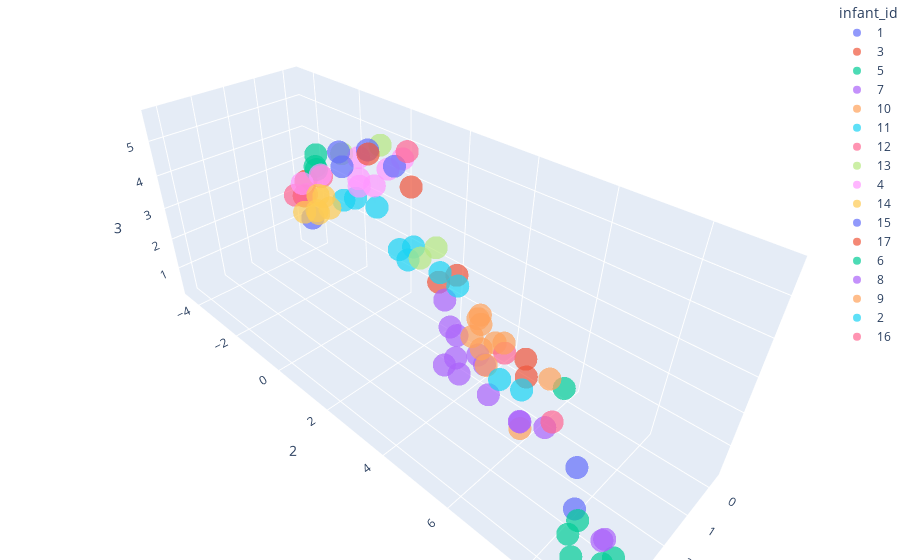

Write notebook code for a chart like this one.
### Markdown cell above
### Infant clustering

### Code cell
fig = px.scatter_3d(umap_braycurtis_metadata_samples3_merged,
                    x=1,
                    y=2,
                    z=3,
                    color='infant_id',
                    opacity=0.7)

fig.update_layout(margin=dict(l=0, r=0, b=0, t=0))
fig.show()

### Figure 1 — Plotly figure (JSON) as saved in the notebook; plotly's stock layout.template omitted (floating-point values rounded to 4 significant figures)
{"data": [{"hovertemplate": "infant_id=1<br>1=%{x}<br>2=%{y}<br>3=%{z}<extra></extra>", "legendgroup": "1", "marker": {"color": "#636efa", "opacity": 0.7, "symbol": "circle"}, "mode": "markers", "name": "1", "scene": "scene", "showlegend": true, "type": "scatter3d", "x": [3.098, 2.175, 0.4828], "y": [8.145, 7.591, -3.368], "z": [0.8324, 0.8035, 1.684]}, {"hovertemplate": "infant_id=3<br>1=%{x}<br>2=%{y}<br>3=%{z}<extra></extra>", "legendgroup": "3", "marker": {"color": "#EF553B", "opacity": 0.7, "symbol": "circle"}, "mode": "markers", "name": "3", "scene": "scene", "showlegend": true, "type": "scatter3d", "x": [2.488, 1.258, 1.216, 2.149, 0.1983, 0.01031], "y": [3.801, 5.504, 5.402, 4.015, -3.943, -4.379], "z": [3.846, 1.393, 1.852, 3.965, 2.647, 1.898]}, {"hovertemplate": "infant_id=5<br>1=%{x}<br>2=%{y}<br>3=%{z}<extra></extra>", "legendgroup": "5", "marker": {"color": "#00cc96", "opacity": 0.7, "symbol": "circle"}, "mode": "markers", "name": "5", "scene": "scene", "showlegend": true, "type": "scatter3d", "x": [1.517, 1.625, 3.542, 3.208, 3.337, 3.778, 3.376, 3.229, 1.676], "y": [-1.516, -1.399, 9.242, 9.169, 9.029, 8.582, 8.247, 8.318, -1.374], "z": [4.757, 4.41, 0.3662, 0.4249, 0.2188, 0.4427, 0.3933, 0.7629, 4.524]}, {"hovertemplate": "infant_id=7<br>1=%{x}<br>2=%{y}<br>3=%{z}<extra></extra>", "legendgroup": "7", "marker": {"color": "#ab63fa", "opacity": 0.7, "symbol": "circle"}, "mode": "markers", "name": "7", "scene": "scene", "showlegend": true, "type": "scatter3d", "x": [1.761, 3.029, 3.295, 4.269, 3.633, 3.637, 3.987, 3.108], "y": [6.465, 8.85, 8.899, 5.611, 5.344, 6.203, 5.741, 4.54], "z": [0.8299, 0.4996, 0.7878, 3.78, 3.949, 2.99, 3.452, 4.091]}, {"hovertemplate": "infant_id=10<br>1=%{x}<br>2=%{y}<br>3=%{z}<extra></extra>", "legendgroup": "10", "marker": {"color": "#FFA15A", "opacity": 0.7, "symbol": "circle"}, "mode": "markers", "name": "10", "scene": "scene", "showlegend": true, "type": "scatter3d", "x": [2.05, 1.781, 1.573, 1.361, 1.59], "y": [6.01, 4.477, 4.282, 4.056, 4.777], "z": [0.6716, 2.666, 2.706, 2.357, 2.189]}, {"hovertemplate": "infant_id=11<br>1=%{x}<br>2=%{y}<br>3=%{z}<extra></extra>", "legendgroup": "11", "marker": {"color": "#19d3f3", "opacity": 0.7, "symbol": "circle"}, "mode": "markers", "name": "11", "scene": "scene", "showlegend": true, "type": "scatter3d", "x": [2.578, 2.878, 2.465, 2.424, 2.317, 2.249], "y": [2.957, 2.998, 3.016, 0.6617, 0.9672, 1.629], "z": [4.065, 4.489, 4.379, 4.603, 4.73, 4.725]}, {"hovertemplate": "infant_id=12<br>1=%{x}<br>2=%{y}<br>3=%{z}<extra></extra>", "legendgroup": "12", "marker": {"color": "#FF6692", "opacity": 0.7, "symbol": "circle"}, "mode": "markers", "name": "12", "scene": "scene", "showlegend": true, "type": "scatter3d", "x": [0.8074, 0.8557, 0.601, 1.024, 1.17], "y": [-3.697, -2.238, -3.409, 6.222, 4.777], "z": [2.48, 3.639, 2.536, 0.2637, 1.613]}, {"hovertemplate": "infant_id=13<br>1=%{x}<br>2=%{y}<br>3=%{z}<extra></extra>", "legendgroup": "13", "marker": {"color": "#B6E880", "opacity": 0.7, "symbol": "circle"}, "mode": "markers", "name": "13", "scene": "scene", "showlegend": true, "type": "scatter3d", "x": [1.183, 1.738, 2.726, 2.407], "y": [0.6171, -0.1643, 3.474, 3.626], "z": [5.588, 5.296, 4.422, 4.607]}, {"hovertemplate": "infant_id=4<br>1=%{x}<br>2=%{y}<br>3=%{z}<extra></extra>", "legendgroup": "4", "marker": {"color": "#FF97FF", "opacity": 0.7, "symbol": "circle"}, "mode": "markers", "name": "4", "scene": "scene", "showlegend": true, "type": "scatter3d", "x": [2.37, 1.979, 1.092, 0.8876, 1.065, 1.714, 1.652, 1.604], "y": [-1.03, -0.7719, 0.775, 1.077, -0.3388, 0.4048, 0.3271, 0.8332], "z": [4.41, 4.596, 4.985, 5.287, 4.916, 4.616, 4.768, 4.741]}, {"hovertemplate": "infant_id=14<br>1=%{x}<br>2=%{y}<br>3=%{z}<extra></extra>", "legendgroup": "14", "marker": {"color": "#FECB52", "opacity": 0.7, "symbol": "circle"}, "mode": "markers", "name": "14", "scene": "scene", "showlegend": true, "type": "scatter3d", "x": [0.2453, -0.3465, -0.3271, 0.1832, 0.3106, -0.05515], "y": [-3.318, -3.549, -3.792, -3.448, -4.014, -3.841], "z": [2.409, 1.636, 1.964, 1.695, 1.562, 1.542]}, {"hovertemplate": "infant_id=15<br>1=%{x}<br>2=%{y}<br>3=%{z}<extra></extra>", "legendgroup": "15", "marker": {"color": "#636efa", "opacity": 0.7, "symbol": "circle"}, "mode": "markers", "name": "15", "scene": "scene", "showlegend": true, "type": "scatter3d", "x": [0.9677, 1.532, 1.818, 1.407], "y": [-0.09354, -0.5394, -0.08424, 1.337], "z": [5.17, 5.153, 5.006, 5.36]}, {"hovertemplate": "infant_id=17<br>1=%{x}<br>2=%{y}<br>3=%{z}<extra></extra>", "legendgroup": "17", "marker": {"color": "#EF553B", "opacity": 0.7, "symbol": "circle"}, "mode": "markers", "name": "17", "scene": "scene", "showlegend": true, "type": "scatter3d", "x": [1.58, 1.442], "y": [2.06, 0.4658], "z": [5.152, 5.397]}, {"hovertemplate": "infant_id=6<br>1=%{x}<br>2=%{y}<br>3=%{z}<extra></extra>", "legendgroup": "6", "marker": {"color": "#00cc96", "opacity": 0.7, "symbol": "circle"}, "mode": "markers", "name": "6", "scene": "scene", "showlegend": true, "type": "scatter3d", "x": [0.7788], "y": [6.25], "z": [1.21]}, {"hovertemplate": "infant_id=8<br>1=%{x}<br>2=%{y}<br>3=%{z}<extra></extra>", "legendgroup": "8", "marker": {"color": "#ab63fa", "opacity": 0.7, "symbol": "circle"}, "mode": "markers", "name": "8", "scene": "scene", "showlegend": true, "type": "scatter3d", "x": [3.496, 3.583, 3.903, 3.487, 2.667, 2.519], "y": [5.771, 6.012, 5.567, 5.037, 6.371, 6.264], "z": [3.639, 3.603, 3.692, 3.899, 1.631, 1.451]}, {"hovertemplate": "infant_id=9<br>1=%{x}<br>2=%{y}<br>3=%{z}<extra></extra>", "legendgroup": "9", "marker": {"color": "#FFA15A", "opacity": 0.7, "symbol": "circle"}, "mode": "markers", "name": "9", "scene": "scene", "showlegend": true, "type": "scatter3d", "x": [1.619, 1.561, 1.5, 1.073, 1.318], "y": [4.417, 4.073, 4.512, 6.01, 4.831], "z": [1.804, 1.942, 1.269, 1.543, 2.048]}, {"hovertemplate": "infant_id=2<br>1=%{x}<br>2=%{y}<br>3=%{z}<extra></extra>", "legendgroup": "2", "marker": {"color": "#19d3f3", "opacity": 0.7, "symbol": "circle"}, "mode": "markers", "name": "2", "scene": "scene", "showlegend": true, "type": "scatter3d", "x": [1.58, 1.691, 1.968, 1.703], "y": [5.628, 5.072, 3.363, 3.677], "z": [1.288, 1.315, 3.628, 3.282]}, {"hovertemplate": "infant_id=16<br>1=%{x}<br>2=%{y}<br>3=%{z}<extra></extra>", "legendgroup": "16", "marker": {"color": "#FF6692", "opacity": 0.7, "symbol": "circle"}, "mode": "markers", "name": "16", "scene": "scene", "showlegend": true, "type": "scatter3d", "x": [1.124], "y": [1.473], "z": [5.68]}], "layout": {"legend": {"title": {"text": "infant_id"}, "tracegroupgap": 0}, "margin": {"b": 0, "l": 0, "r": 0, "t": 0}, "scene": {"domain": {"x": [0, 1], "y": [0, 1]}, "xaxis": {"title": {"text": "1"}}, "yaxis": {"title": {"text": "2"}}, "zaxis": {"title": {"text": "3"}}}}}
